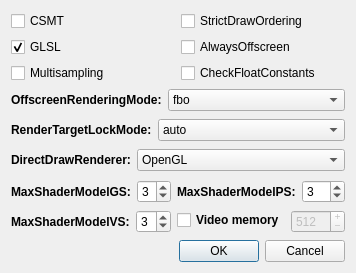
<?xml version="1.0" encoding="UTF-8"?>
<ui version="4.0">
 <class>D3DSettings</class>
 <widget class="QDialog" name="D3DSettings">
  <property name="geometry">
   <rect>
    <x>0</x>
    <y>0</y>
    <width>353</width>
    <height>273</height>
   </rect>
  </property>
  <property name="windowTitle">
   <string>Direct3D Settings</string>
  </property>
  <layout class="QGridLayout" name="gridLayout_2">
   <item row="0" column="0" colspan="2">
    <layout class="QGridLayout" name="gridLayout">
     <item row="1" column="1">
      <widget class="QCheckBox" name="alwaysOff">
       <property name="whatsThis">
        <string>Always offscreen</string>
       </property>
       <property name="text">
        <string>AlwaysOffscreen</string>
       </property>
      </widget>
     </item>
     <item row="1" column="0">
      <widget class="QCheckBox" name="glsl">
       <property name="whatsThis">
        <string>GLSL shaders</string>
       </property>
       <property name="text">
        <string>GLSL</string>
       </property>
       <property name="checked">
        <bool>true</bool>
       </property>
      </widget>
     </item>
     <item row="0" column="1">
      <widget class="QCheckBox" name="sdo">
       <property name="whatsThis">
        <string>Strict draw ordering</string>
       </property>
       <property name="text">
        <string>StrictDrawOrdering</string>
       </property>
      </widget>
     </item>
     <item row="0" column="0">
      <widget class="QCheckBox" name="csmt">
       <property name="whatsThis">
        <string>Command Stream Multithreading</string>
       </property>
       <property name="accessibleDescription">
        <string/>
       </property>
       <property name="text">
        <string>CSMT</string>
       </property>
      </widget>
     </item>
     <item row="2" column="0">
      <widget class="QCheckBox" name="multisampling">
       <property name="whatsThis">
        <string>Direct3D multisampling</string>
       </property>
       <property name="text">
        <string>Multisampling</string>
       </property>
      </widget>
     </item>
     <item row="2" column="1">
      <widget class="QCheckBox" name="cfc">
       <property name="whatsThis">
        <string>Check float constants</string>
       </property>
       <property name="text">
        <string>CheckFloatConstants</string>
       </property>
      </widget>
     </item>
    </layout>
   </item>
   <item row="1" column="0" colspan="2">
    <layout class="QFormLayout" name="formLayout_2">
     <item row="0" column="0">
      <widget class="QLabel" name="label_orm">
       <property name="font">
        <font>
         <weight>75</weight>
         <bold>true</bold>
        </font>
       </property>
       <property name="whatsThis">
        <string>Offscreen rendering mode</string>
       </property>
       <property name="text">
        <string>OffscreenRenderingMode:</string>
       </property>
      </widget>
     </item>
     <item row="0" column="1">
      <widget class="QComboBox" name="orm">
       <item>
        <property name="text">
         <string>fbo</string>
        </property>
       </item>
       <item>
        <property name="text">
         <string>backbuffer</string>
        </property>
       </item>
      </widget>
     </item>
    </layout>
   </item>
   <item row="2" column="0" colspan="2">
    <layout class="QFormLayout" name="formLayout_3">
     <item row="0" column="0">
      <widget class="QLabel" name="label_rtlm">
       <property name="font">
        <font>
         <weight>75</weight>
         <bold>true</bold>
        </font>
       </property>
       <property name="whatsThis">
        <string>Render target lock mode</string>
       </property>
       <property name="text">
        <string>RenderTargetLockMode:</string>
       </property>
      </widget>
     </item>
     <item row="0" column="1">
      <widget class="QComboBox" name="rtlm">
       <item>
        <property name="text">
         <string>auto</string>
        </property>
       </item>
       <item>
        <property name="text">
         <string>disabled</string>
        </property>
       </item>
       <item>
        <property name="text">
         <string>readdraw</string>
        </property>
       </item>
       <item>
        <property name="text">
         <string>readtex</string>
        </property>
       </item>
       <item>
        <property name="text">
         <string>texdraw</string>
        </property>
       </item>
       <item>
        <property name="text">
         <string>textex</string>
        </property>
       </item>
      </widget>
     </item>
    </layout>
   </item>
   <item row="3" column="0" colspan="2">
    <layout class="QFormLayout" name="formLayout_4">
     <item row="0" column="1">
      <widget class="QComboBox" name="ddr">
       <item>
        <property name="text">
         <string>OpenGL</string>
        </property>
       </item>
       <item>
        <property name="text">
         <string>GDI</string>
        </property>
       </item>
      </widget>
     </item>
     <item row="0" column="0">
      <widget class="QLabel" name="label_ddr">
       <property name="font">
        <font>
         <weight>75</weight>
         <bold>true</bold>
        </font>
       </property>
       <property name="whatsThis">
        <string>Direct draw renderer</string>
       </property>
       <property name="text">
        <string>DirectDrawRenderer:</string>
       </property>
      </widget>
     </item>
    </layout>
   </item>
   <item row="4" column="0">
    <layout class="QFormLayout" name="formLayout_5">
     <item row="0" column="0">
      <widget class="QLabel" name="label_gsm">
       <property name="font">
        <font>
         <weight>75</weight>
         <bold>true</bold>
        </font>
       </property>
       <property name="whatsThis">
        <string>Max shader model GS</string>
       </property>
       <property name="text">
        <string>MaxShaderModelGS:</string>
       </property>
      </widget>
     </item>
     <item row="0" column="1">
      <widget class="QSpinBox" name="gsm">
       <property name="maximum">
        <number>5</number>
       </property>
       <property name="value">
        <number>3</number>
       </property>
      </widget>
     </item>
    </layout>
   </item>
   <item row="4" column="1">
    <layout class="QFormLayout" name="formLayout_6">
     <item row="0" column="0">
      <widget class="QLabel" name="label_psm">
       <property name="font">
        <font>
         <weight>75</weight>
         <bold>true</bold>
        </font>
       </property>
       <property name="whatsThis">
        <string>Max shader model PS</string>
       </property>
       <property name="text">
        <string>MaxShaderModelPS:</string>
       </property>
      </widget>
     </item>
     <item row="0" column="1">
      <widget class="QSpinBox" name="psm">
       <property name="maximum">
        <number>5</number>
       </property>
       <property name="value">
        <number>3</number>
       </property>
      </widget>
     </item>
    </layout>
   </item>
   <item row="5" column="0">
    <layout class="QFormLayout" name="formLayout_7">
     <item row="0" column="0">
      <widget class="QLabel" name="label_vsm">
       <property name="font">
        <font>
         <weight>75</weight>
         <bold>true</bold>
        </font>
       </property>
       <property name="whatsThis">
        <string>Max shader model VS</string>
       </property>
       <property name="text">
        <string>MaxShaderModelVS:</string>
       </property>
      </widget>
     </item>
     <item row="0" column="1">
      <widget class="QSpinBox" name="vsm">
       <property name="maximum">
        <number>5</number>
       </property>
       <property name="value">
        <number>3</number>
       </property>
      </widget>
     </item>
    </layout>
   </item>
   <item row="5" column="1">
    <layout class="QFormLayout" name="formLayout">
     <item row="0" column="1">
      <widget class="QSpinBox" name="vmem">
       <property name="enabled">
        <bool>false</bool>
       </property>
       <property name="buttonSymbols">
        <enum>QAbstractSpinBox::PlusMinus</enum>
       </property>
       <property name="specialValueText">
        <string>MB</string>
       </property>
       <property name="minimum">
        <number>16</number>
       </property>
       <property name="maximum">
        <number>8192</number>
       </property>
       <property name="singleStep">
        <number>256</number>
       </property>
       <property name="value">
        <number>512</number>
       </property>
      </widget>
     </item>
     <item row="0" column="0">
      <widget class="QCheckBox" name="cb_vmem">
       <property name="font">
        <font>
         <weight>75</weight>
         <bold>true</bold>
        </font>
       </property>
       <property name="whatsThis">
        <string>Tell Wine your video card RAM</string>
       </property>
       <property name="text">
        <string>Video memory</string>
       </property>
      </widget>
     </item>
    </layout>
   </item>
   <item row="6" column="1">
    <widget class="QDialogButtonBox" name="buttonBox">
     <property name="orientation">
      <enum>Qt::Horizontal</enum>
     </property>
     <property name="standardButtons">
      <set>QDialogButtonBox::Cancel|QDialogButtonBox::Ok</set>
     </property>
    </widget>
   </item>
  </layout>
 </widget>
 <resources/>
 <connections>
  <connection>
   <sender>buttonBox</sender>
   <signal>accepted()</signal>
   <receiver>D3DSettings</receiver>
   <slot>accept()</slot>
   <hints>
    <hint type="sourcelabel">
     <x>498</x>
     <y>344</y>
    </hint>
    <hint type="destinationlabel">
     <x>157</x>
     <y>274</y>
    </hint>
   </hints>
  </connection>
  <connection>
   <sender>buttonBox</sender>
   <signal>rejected()</signal>
   <receiver>D3DSettings</receiver>
   <slot>reject()</slot>
   <hints>
    <hint type="sourcelabel">
     <x>566</x>
     <y>350</y>
    </hint>
    <hint type="destinationlabel">
     <x>286</x>
     <y>274</y>
    </hint>
   </hints>
  </connection>
  <connection>
   <sender>cb_vmem</sender>
   <signal>toggled(bool)</signal>
   <receiver>vmem</receiver>
   <slot>setEnabled(bool)</slot>
   <hints>
    <hint type="sourcelabel">
     <x>136</x>
     <y>114</y>
    </hint>
    <hint type="destinationlabel">
     <x>186</x>
     <y>111</y>
    </hint>
   </hints>
  </connection>
 </connections>
</ui>
